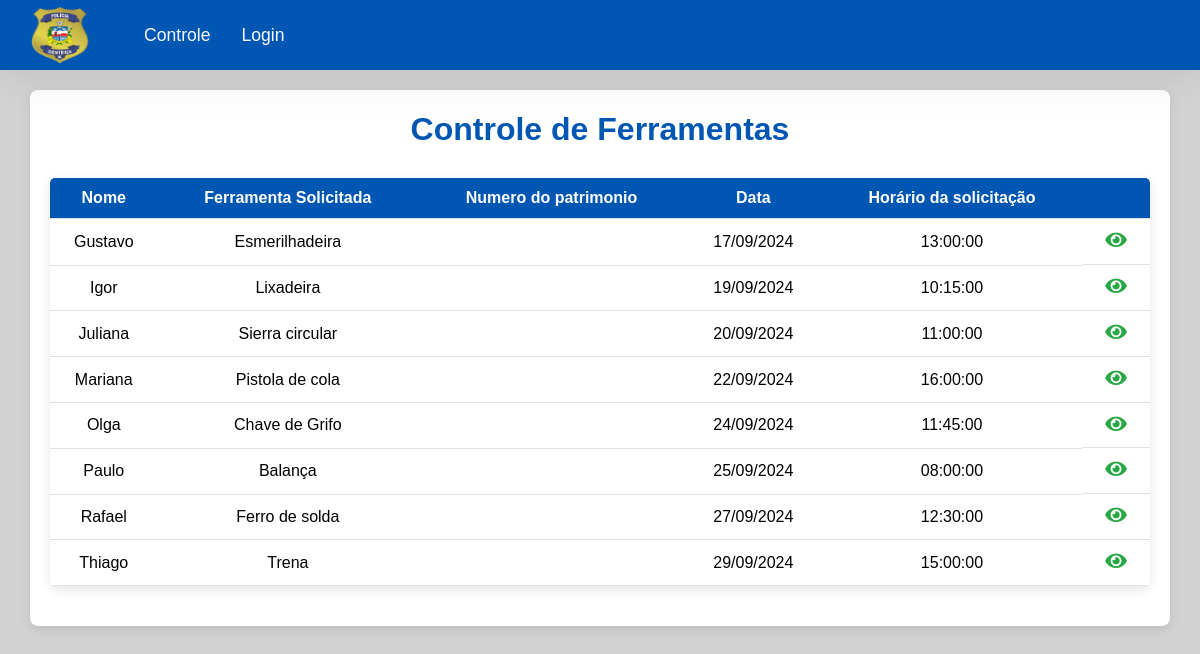
The page / on the database its author committed.
### tables this page shows
CREATE TABLE `stocks` (
  `id` int(10) UNSIGNED NOT NULL,
  `name` varchar(150) NOT NULL,
  `tool` varchar(20) NOT NULL,
  `observation` text DEFAULT NULL,
  `date_retirada` date NOT NULL,
  `time_retirada` time NOT NULL,
  `date_devolucao` date DEFAULT NULL,
  `time_devolucao` time DEFAULT NULL,
  `devolvido` tinyint(1) NOT NULL DEFAULT 0,
  `apagado` tinyint(1) NOT NULL DEFAULT 0,
  `patrimonio` int(11) DEFAULT NULL
);

### config/process.php (called while the page is built, shortened)
<?php
  include_once("connection.php");
  $data = $_POST;
  if(!empty($data)) {
    if($data["type"] === "create") {
      $name = $data["name"];
      $tool = $data["tool"];
      $patrimonio = $data["patrimonio"];
      $observation = $data["observation"];
      $date_retirada = $data["date_retirada"];
      $time_retirada = $data["time_retirada"];
      $query = "INSERT INTO stocks (name, tool, patrimonio, observation, date_retirada, time_retirada) VALUES (:name, :tool,:patrimonio, :observation, :date_retirada, :time_retirada)";
      $stmt = $conn->prepare($query);
      $stmt->bindParam(":name", $name);
      $stmt->bindParam(":patrimonio", $patrimonio);
      $stmt->bindParam(":tool", $tool);
      $stmt->bindParam(":observation", $observation);
      $stmt->bindParam(param: ":date_retirada", var: $date_retirada);
      $stmt->bindParam(param: ":time_retirada", var: $time_retirada);
      try {
        $stmt->execute();
        $_SESSION["msg"] = "Solicitação concluída com sucesso com sucesso!";
      } catch(PDOException $e) {
        $error = $e->getMessage();
        echo "Erro: $error";
      }
    } else if($data["type"] === "edit") {
      $name = $data["name"];
      $tool = $data["tool"];
      $patrimonio = $data["patrimonio"];
      $observation = $data["observation"];
      $id = $data["id"];
      $query = "UPDATE stocks
                SET name = :name, tool = :tool, patrimonio=:patrimonio, observation = :observation
                WHERE id = :id";
      $stmt = $conn->prepare($query);
      $stmt->bindParam(":name", $name);
      $stmt->bindParam(":tool", $tool);
      $stmt->bindParam(":patrimonio", $patrimonio);
      $stmt->bindParam(":observation", $observation);
      $stmt->bindParam(":id", $id);
      try {
        $stmt->execute();
        $_SESSION["msg"] = "solicitação concluída com sucesso";
      } catch(PDOException $e) {
        $error = $e->getMessage();
        echo "Erro: $error";
      }
    } else if($data["type"] === "delete") {
      $query = "UPDATE stocks SET devolvido = 1, date_devolucao = CURRENT_DATE, time_devolucao = CURRENT_TIME WHERE id = :id";
      $id = $data["id"];
      $stmt = $conn->prepare($query);
      $stmt->bindParam(":id", $id);
      try {
        $stmt->execute();
        $_SESSION["msg"] = "Devolução concluida com sucesso!";
      } catch(PDOException $e) {
        $error = $e->getMessage();
        echo "Erro: $error";
      }
    } else if($data["type"] === "login") {
      $email = $data["email"];
      $senha = $data["senha"];
      $query = "SELECT id, nome, email, senha, is_admin FROM usuarios WHERE email = '$email'";
      $cliente_login = $conn->prepare($query);
      try {
        $cliente_login->execute();
        $cliente_login = $cliente_login->fetch(PDO::FETCH_ASSOC);
      } catch(PDOException $e) {
        $error = $e->getMessage();
        echo "Erro: $error";
      }
      if(!empty($cliente_login)) {
            if(password_verify($senha,$cliente_login['senha'])){
                $token_sessao = bin2hex(random_bytes(32));
                $tempo_validade_token = 3600;
                $data_expiracao = date('Y-m-d H:i:s', time() + $tempo_validade_token);
                $sql = "INSERT INTO sessoes (id, usuario_id, token, data_criacao, data_expiracao) VALUES (NULL, '$cliente_login[id]','$token_sessao', NOW(), '$data_expiracao')";
                $registrar_token = $conn->prepare($sql);
                $registrar_token->execute();
                setcookie('token_sessao',$token_sessao, time() + $tempo_validade_token,  '/');
                $_SESSION['user_id'] = $cliente_login['id'];
                $_SESSION['user_name'] = $cliente_login['nome'];
                $_SESSION['is_admin'] = $cliente_login['is_admin'];
            } else {
                $_SESSION['msg'] = "Senha não confere";
             }
        } else {
            $_SESSION['msg'] = "Usuário não encontrado";
            ?>
                <div class="alert alert-danger col-7 mx-auto" role="alert">
                    Usuário ou senha incorretos
                </div>
            <?php
        }
    } else if($data["type"] === "cadastrar-usuario") {
      $name = $data["nome"];
      $email = $data["email"];
      $senha = $data["senha"];
      $confirma_senha = $data["confirma-senha"];
      if ($senha != $confirma_senha) {
        $_SESSION['msg'] = "As senhas não são iguais";
      } else {
        $query = "SELECT id FROM usuarios WHERE email = :email";
        $busca_usuario = $conn->prepare($query);
        $busca_usuario->bindParam(":email", $email);
        try {
          $busca_usuario->execute();
          $busca_usuario = $busca_usuario->fetch(PDO::FETCH_ASSOC);
        } catch(PDOException $e) {
          $error = $e->getMessage();
          echo "Erro: $error";
        }
        if (empty($busca_usuario)) {
          $senha = password_hash($senha,PASSWORD_DEFAULT);
          $query = "INSERT INTO usuarios (id, nome, email, senha, is_admin, apagado) VALUES (NULL, :nome, :email, :senha, 0, 0)";
          $stmt = $conn->prepare($query);
          $stmt->bindParam(":nome", $name);
          $stmt->bindParam(":email", $email);
          $stmt->bindParam(":senha", $senha);
          try {
            $stmt->execute();
            $_SESSION["msg"] = "Usuário Cadastrado com sucesso";
          } catch(PDOException $e) {
            $error = $e->getMessage();
            echo "Erro: $error";
          }
        } else {
          $_SESSION["msg"] = "E-mail já cadastrado";
        }
      }
    } else if($data["type"] === "alterar-senha") {
      $user_id = $_SESSION['user_id'];
      $senha_atual = $data["senha-atual"];
      $nova_senha = $data["nova-senha"];
      $confirma_senha = $data["confirma-senha"];
      $query = "SELECT id, senha FROM usuarios WHERE id = $user_id";
      $cliente_altera_senha = $conn->prepare($query);
      try {
        $cliente_altera_senha->execute();
        $cliente_altera_senha = $cliente_altera_senha->fetch(PDO::FETCH_ASSOC);
      } catch(PDOException $e) {
        $error = $e->getMessage();
        echo "Erro: $error";
      }
      if(!empty($cliente_altera_senha)) {
            if(password_verify($senha_atual, $cliente_altera_senha['senha'])){
              if ($nova_senha == $confirma_senha) {
                $nova_senha = password_hash($nova_senha,PASSWORD_DEFAULT);
                $query = "UPDATE usuarios SET senha = :nova_senha WHERE id = $user_id";
                $stmt = $conn->prepare($query);
                $stmt->bindParam(":nova_senha",$nova_senha);
                try {
                  $stmt->execute();
                  $_SESSION['msg'] = "Senha alterada com sucesso";
                } catch (PDOException $e){
                  $error = $e->getMessage();
                  echo "Erro: $error";
                }
              } else {
                $_SESSION['msg'] = "A nova senha informada foi digitada diferente";
              }
            } else {
                $_SESSION["msg"] = "Senha não confere";
                ?>
                <div class="alert alert-danger col-7 mx-auto" role="alert">
                    Usuário ou senha incorretos
                </div>
            <?php }
        } else {
            $_SESSION["msg"] = "Usuário não encontrado";
            ?>
                <div class="alert alert-danger col-7 mx-auto" role="alert">
                    Usuário ou senha incorretos
                </div>
            <?php
        }
    } else if($data["type"] === "reset-senha") {
      $email_reset = $data['email-reset'];
      $nova_senha = $data["nova-senha"];
      $confirma_senha = $data["confirma-senha"];
      $query = "SELECT id, senha FROM usuarios WHERE email = '$email_reset'";
      $cliente_reset_senha = $conn->prepare($query);
      try {
        $cliente_reset_senha->execute();
        $cliente_reset_senha = $cliente_reset_senha->fetch(PDO::FETCH_ASSOC);
      } catch(PDOException $e) {
        $error = $e->getMessage();
        echo "Erro: $error";
      }
      if(!empty($cliente_reset_senha)) {
        if ($nova_senha == $confirma_senha) {
          $nova_senha = password_hash($nova_senha,PASSWORD_DEFAULT);
          $query = "UPDATE usuarios SET senha = :nova_senha WHERE id = :cliente_reset_id";
          $stmt = $conn->prepare($query);
          $stmt->bindParam(":nova_senha",$nova_senha);
          $stmt->bindParam(":cliente_reset_id",$cliente_reset_senha['id']);
          try {
            $stmt->execute();
            $_SESSION['msg'] = "Senha alterada com sucesso";
          } catch (PDOException $e){
            $error = $e->getMessage();
            echo "Erro: $error";
          }
        } else {
          $_SESSION['msg'] = "A nova senha informada foi digitada diferente";
        }
        } else {
            $_SESSION["msg"] = "Usuário não encontrado";
            ?>
                <div class="alert alert-danger col-7 mx-auto" role="alert">
                    Usuário ou senha incorretos
                </div>
            <?php
        }
    }
    header("Location: /index.php");
  } else {
    if(!empty($id)) {
      $query = "SELECT * FROM stocks WHERE id = :id";
      $stmt = $conn->prepare($query);
      $stmt->bindParam(":id", $id);
      $stmt->execute();
      $stock = $stmt->fetch();
    } else {
      $query = "SELECT * FROM stocks WHERE devolvido = 0";
      $stmt = $conn->prepare($query);
      $stmt->execute();
      $stock = $stmt->fetchAll();
    }
  }

### index.php (the view, shortened to what this page needs)
<?php
  include_once("templates/header.php");
?>
  <div class="container">
    <h1 id="main-title">Controle de Ferramentas</h1>
    <?php if(count($stock) > 0): ?>
      <table class="table" id="stock-table">
        <thead>
          <tr>
            <th scope="col">Nome</th>
            <th scope="col">Ferramenta Solicitada</th>
            <th scope="col">Numero do patrimonio</th>
            <th scope="col">Data</th>
            <th scope="col">Horário da solicitação</th>
            <th scope="col"></th>
          </tr>
        </thead>
        <tbody>
          <?php foreach($stock as $stocks): ?>
            <tr>
              <td scope="row"><?= $stocks["name"] ?></td>
              <td scope="row"><?= $stocks["tool"] ?></td>
              <td scope="row"><?= $stocks["patrimonio"] ?></td>
              <td scope="row"><?= $stocks["date_retirada"]?></td>
              <td scope="row"><?= $stocks["time_retirada"]?></td>
              <td class="actions">
                <a href="show.php?id=<?= $stocks["id"] ?>"><i class="fas fa-eye check-icon"></i></a>
              </td>
            </tr>
          <?php endforeach; ?>
        </tbody>
      </table>
    <?php else: ?>
      <p id="empty-list-text">Ainda não há nenhuma solicitação <a href="create.php">clique aqui para adicionar</a>.</p>
    <?php endif; ?>
  </div>
<?php
  include_once("templates/footer.php");
?>

### templates/header.php (shortened to what this page needs)
<?php
  include_once("config/process.php");
?>
<!DOCTYPE html>
<html lang="en">
<head>
  <link href="https://cdn.jsdelivr.net/npm/bootstrap@5.3.3/dist/css/bootstrap.min.css" rel="stylesheet">
  <link rel="stylesheet" href="https://cdn.jsdelivr.net/npm/bootstrap-icons@1.5.0/font/bootstrap-icons.css">
  <link rel="stylesheet" href="https://cdnjs.cloudflare.com/ajax/libs/font-awesome/5.15.1/css/all.min.css" />
  <link rel="stylesheet" href="css/styles.css">
</head>
<body>
  <header>
    <nav class="navbar navbar-expand-lg">
      <a class="navbar-brand" href="index.php">
        <img src="img/logo.png" alt="Agenda" >
      </a>
      <div>
        <div class="navbar-nav">
          <a class="nav-link active" id="home-link" href="index.php">Controle</a>
          <?php if (!isset($_COOKIE['token_sessao'])) { ?>
              <li class="nav-item col-sm-auto">
                  <a class="nav-link navbar-content" aria-current="page" href="login.php">Login</a>
              </li>
          <?php } ?>
        </div>
      </div>
    </nav>
  </header>

### css/styles.css (style rules this page uses)
:root { --cor-de-fundo: lightgray; --cor-secundaria: #A67B5B; --cor-terciaria: #0056b3; --cor-da-fonte: #000000; --cor-border: #0056b3; --cor-btn-bg: #149c32; --cor-btn-bg-hover: #0f6e23; --cor-btn-border: transparent; --cor-btn-fonte: #ffffff; }
body { background-color: var(--cor-de-fundo); font-family: 'Arial', sans-serif; color: var(--cor-da-fonte); }
.container { margin-top: 20px; background-color: #fff; padding: 20px; border-radius: 8px; box-shadow: 0 4px 12px rgba(0, 0, 0, 0.1); }
#main-title { text-align: center; color: var(--cor-terciaria); margin-bottom: 30px; font-size: 2rem; font-weight: bold; }
.table { background-color: #fff; border-radius: 5px; overflow: hidden; box-shadow: 0 4px 12px rgba(0, 0, 0, 0.1); margin-bottom: 20px; }
.table th { background-color: var(--cor-terciaria); color: #fff; text-align: center; }
.table td { text-align: center; vertical-align: middle; }
.actions { display: flex; justify-content: center; align-items: center; }
.actions a, .actions button { margin: 0 5px; font-size: 1.2rem; color: var(--cor-terciaria); }
.actions .check-icon, .actions .icon-green { color: #28a745; }
.navbar { background-color: var(--cor-terciaria); box-shadow: 0 4px 50px rgba(0, 0, 0, 0.1); height: 70px; }
.navbar-brand img { width: 60px; height: 60px; margin: 0 30px; }
.nav-link { color: #f8f9fa !important; font-size: 1.1rem; margin-right: 15px; }

### rows shown on the page
stocks: name "Gustavo", tool "Esmerilhadeira", time_retirada "13:00:00"
stocks: name "Igor", tool "Lixadeira", time_retirada "10:15:00"
stocks: name "Juliana", tool "Sierra circular", time_retirada "11:00:00"
stocks: name "Mariana", tool "Pistola de cola", time_retirada "16:00:00"
stocks: name "Olga", tool "Chave de Grifo", time_retirada "11:45:00"
stocks: name "Paulo", tool "Balança", time_retirada "08:00:00"
stocks: name "Rafael", tool "Ferro de solda", time_retirada "12:30:00"
stocks: name "Thiago", tool "Trena", time_retirada "15:00:00"
